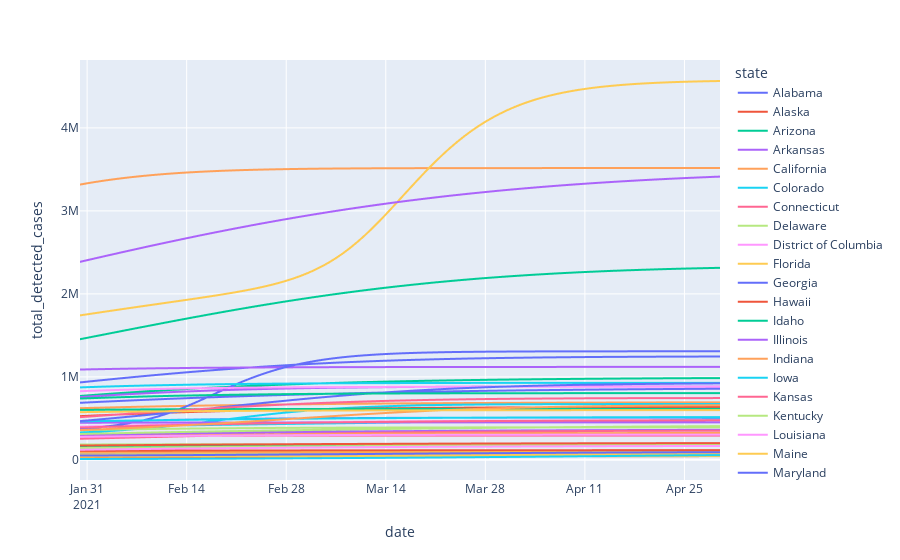

The notebook cell saved with this chart:
### Markdown cell above
# Plot DELPHI active cases per state

### Code cell
cases = delphi_pred_df[(delphi_pred_df.date >= dt.datetime(2021, 1, 30)) &
               (delphi_pred_df.date <= dt.datetime(2021, 4, 30))
              ][['date','total_detected_cases', 'state']]

import plotly.express as px
px.line(cases, x='date', y='total_detected_cases', color='state')
